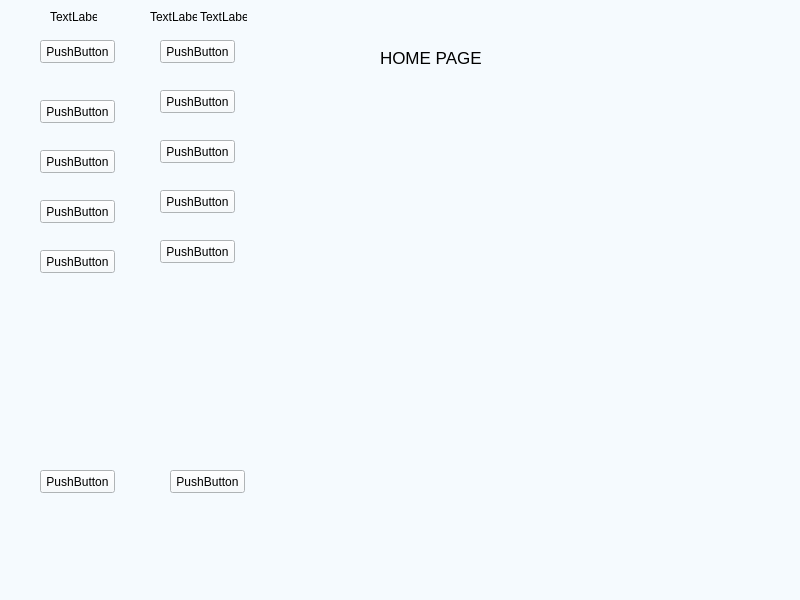
<?xml version="1.0" encoding="UTF-8"?>
<ui version="4.0">
 <class>MainWindow</class>
 <widget class="QMainWindow" name="MainWindow">
  <property name="geometry">
   <rect>
    <x>0</x>
    <y>0</y>
    <width>800</width>
    <height>600</height>
   </rect>
  </property>
  <property name="windowTitle">
   <string>MainWindow</string>
  </property>
  <property name="styleSheet">
   <string notr="true">background-color:rgb(245, 250, 254);</string>
  </property>
  <widget class="QWidget" name="centralwidget">
   <widget class="QWidget" name="icon_only_widget" native="true">
    <property name="geometry">
     <rect>
      <x>20</x>
      <y>-10</y>
      <width>111</width>
      <height>531</height>
     </rect>
    </property>
    <widget class="QLabel" name="label">
     <property name="geometry">
      <rect>
       <x>30</x>
       <y>20</y>
       <width>47</width>
       <height>13</height>
      </rect>
     </property>
     <property name="text">
      <string>TextLabel</string>
     </property>
    </widget>
    <widget class="QPushButton" name="pushButton">
     <property name="geometry">
      <rect>
       <x>20</x>
       <y>50</y>
       <width>75</width>
       <height>23</height>
      </rect>
     </property>
     <property name="text">
      <string>PushButton</string>
     </property>
    </widget>
    <widget class="QPushButton" name="pushButton_2">
     <property name="geometry">
      <rect>
       <x>20</x>
       <y>110</y>
       <width>75</width>
       <height>23</height>
      </rect>
     </property>
     <property name="text">
      <string>PushButton</string>
     </property>
    </widget>
    <widget class="QPushButton" name="pushButton_3">
     <property name="geometry">
      <rect>
       <x>20</x>
       <y>160</y>
       <width>75</width>
       <height>23</height>
      </rect>
     </property>
     <property name="text">
      <string>PushButton</string>
     </property>
    </widget>
    <widget class="QPushButton" name="pushButton_4">
     <property name="geometry">
      <rect>
       <x>20</x>
       <y>210</y>
       <width>75</width>
       <height>23</height>
      </rect>
     </property>
     <property name="text">
      <string>PushButton</string>
     </property>
    </widget>
    <widget class="QPushButton" name="pushButton_5">
     <property name="geometry">
      <rect>
       <x>20</x>
       <y>260</y>
       <width>75</width>
       <height>23</height>
      </rect>
     </property>
     <property name="text">
      <string>PushButton</string>
     </property>
    </widget>
    <widget class="QPushButton" name="pushButton_6">
     <property name="geometry">
      <rect>
       <x>20</x>
       <y>480</y>
       <width>75</width>
       <height>23</height>
      </rect>
     </property>
     <property name="text">
      <string>PushButton</string>
     </property>
    </widget>
   </widget>
   <widget class="QWidget" name="icon_name_widget" native="true">
    <property name="geometry">
     <rect>
      <x>140</x>
      <y>-10</y>
      <width>120</width>
      <height>531</height>
     </rect>
    </property>
    <widget class="QLabel" name="label_2">
     <property name="geometry">
      <rect>
       <x>10</x>
       <y>20</y>
       <width>47</width>
       <height>13</height>
      </rect>
     </property>
     <property name="text">
      <string>TextLabel</string>
     </property>
    </widget>
    <widget class="QLabel" name="label_3">
     <property name="geometry">
      <rect>
       <x>60</x>
       <y>20</y>
       <width>47</width>
       <height>13</height>
      </rect>
     </property>
     <property name="text">
      <string>TextLabel</string>
     </property>
    </widget>
    <widget class="QPushButton" name="pushButton_7">
     <property name="geometry">
      <rect>
       <x>20</x>
       <y>50</y>
       <width>75</width>
       <height>23</height>
      </rect>
     </property>
     <property name="text">
      <string>PushButton</string>
     </property>
    </widget>
    <widget class="QPushButton" name="pushButton_8">
     <property name="geometry">
      <rect>
       <x>20</x>
       <y>100</y>
       <width>75</width>
       <height>23</height>
      </rect>
     </property>
     <property name="text">
      <string>PushButton</string>
     </property>
    </widget>
    <widget class="QPushButton" name="pushButton_9">
     <property name="geometry">
      <rect>
       <x>20</x>
       <y>150</y>
       <width>75</width>
       <height>23</height>
      </rect>
     </property>
     <property name="text">
      <string>PushButton</string>
     </property>
    </widget>
    <widget class="QPushButton" name="pushButton_10">
     <property name="geometry">
      <rect>
       <x>20</x>
       <y>200</y>
       <width>75</width>
       <height>23</height>
      </rect>
     </property>
     <property name="text">
      <string>PushButton</string>
     </property>
    </widget>
    <widget class="QPushButton" name="pushButton_11">
     <property name="geometry">
      <rect>
       <x>20</x>
       <y>250</y>
       <width>75</width>
       <height>23</height>
      </rect>
     </property>
     <property name="text">
      <string>PushButton</string>
     </property>
    </widget>
    <widget class="QPushButton" name="pushButton_12">
     <property name="geometry">
      <rect>
       <x>30</x>
       <y>480</y>
       <width>75</width>
       <height>23</height>
      </rect>
     </property>
     <property name="text">
      <string>PushButton</string>
     </property>
    </widget>
   </widget>
   <widget class="QWidget" name="widget_3" native="true">
    <property name="geometry">
     <rect>
      <x>270</x>
      <y>-10</y>
      <width>521</width>
      <height>531</height>
     </rect>
    </property>
    <widget class="QWidget" name="widget" native="true">
     <property name="geometry">
      <rect>
       <x>10</x>
       <y>20</y>
       <width>481</width>
       <height>91</height>
      </rect>
     </property>
     <widget class="QLabel" name="label_4">
      <property name="geometry">
       <rect>
        <x>100</x>
        <y>40</y>
        <width>311</width>
        <height>16</height>
       </rect>
      </property>
      <property name="font">
       <font>
        <pointsize>13</pointsize>
       </font>
      </property>
      <property name="text">
       <string>HOME PAGE</string>
      </property>
     </widget>
    </widget>
    <widget class="QStackedWidget" name="header_widget">
     <property name="geometry">
      <rect>
       <x>30</x>
       <y>140</y>
       <width>471</width>
       <height>371</height>
      </rect>
     </property>
     <widget class="QWidget" name="page"/>
     <widget class="QWidget" name="page_2"/>
    </widget>
   </widget>
  </widget>
  <widget class="QMenuBar" name="menubar">
   <property name="geometry">
    <rect>
     <x>0</x>
     <y>0</y>
     <width>800</width>
     <height>21</height>
    </rect>
   </property>
  </widget>
  <widget class="QStatusBar" name="statusbar"/>
 </widget>
 <resources/>
 <connections/>
</ui>
